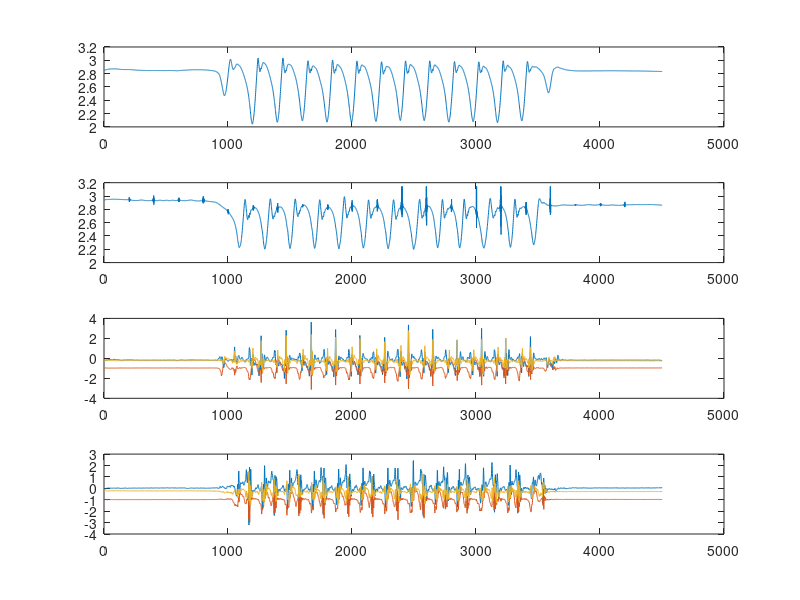

Write MATLAB code to recreate this figure.
close all;
load('test_data');
gravity_s = test_data.left.gravity_s;
a= sum(gravity_s .* repmat([0 1 0], size(gravity_s,1),1),2);
thetal = acos(a/norm(gravity_s(1,:)));

clear gravity_s;
gravity_s = test_data.right.gravity_s;
a= sum(gravity_s .* repmat([0 1 0], size(gravity_s,1),1),2);
thetar = acos(max(a/norm(gravity_s(1,:)), repmat([-1],length(a),1)));

figure; subplot(4,1,1);plot(thetal);subplot(4,1,2); plot(thetar);
subplot(4,1,3); plot(test_data.left.acc); subplot(4,1,4); plot(test_data.right.acc);
 
